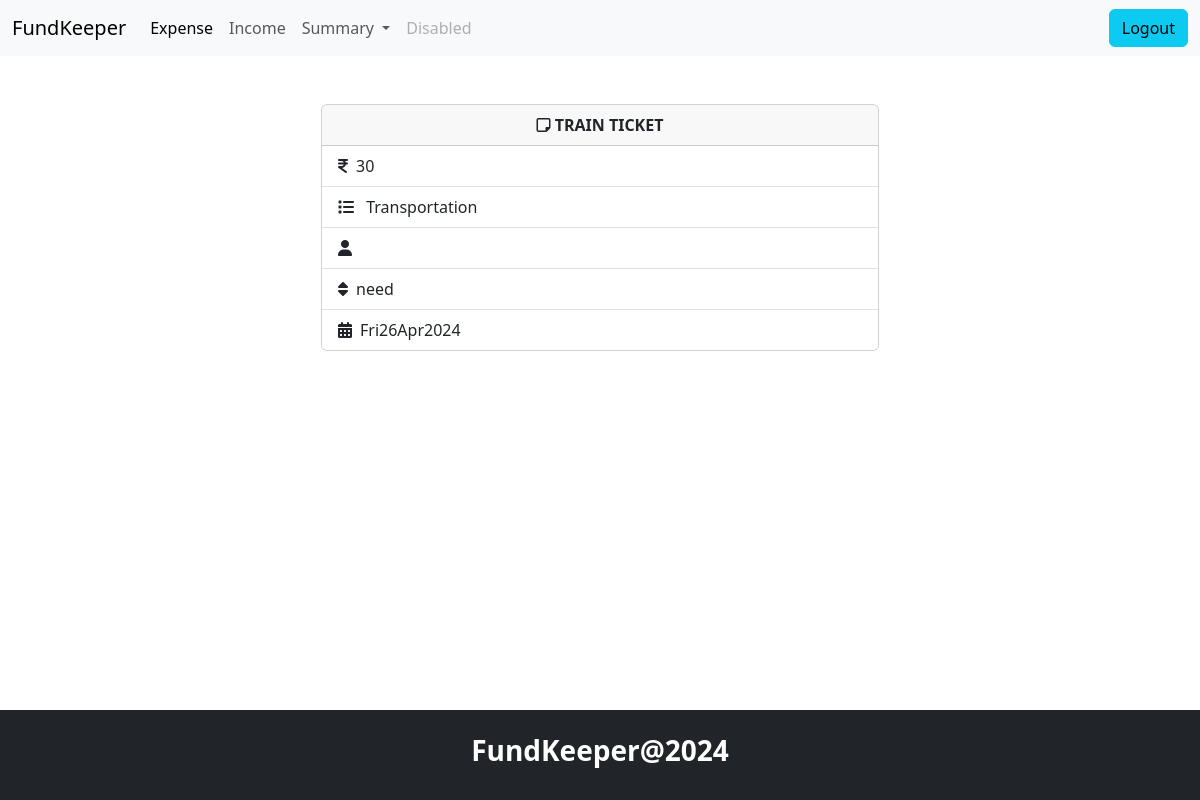
Screenshot of /expense/1/ with the database file from the repository.
### budget/models.py (models this page shows, shortened)
class Expense(models.Model):
    title=models.CharField(max_length=200)
    amount=models.PositiveIntegerField()
    expense_categories = (
        ("Housing", "Housing"),
        ("Transportation", "Transportation"),
        ("Food", "Food"),
        ("Health", "Health"),
        ("Entertainment", "Entertainment"),
        ("DebtPayments", "Debt Payments"),
        ("PersonalCare", "Personal Care"),
        ("Education", "Education"),
        ("Savings", "Savings"),
        ("Miscellaneous", "Miscellaneous")
    )
    category=models.CharField(max_length=200,choices=expense_categories,default="Miscellaneous")
    user_object=models.ForeignKey(User,on_delete=models.CASCADE)
    created_date=models.DateTimeField(auto_now_add=True)
    priority_options=(
        ("need","need"),
        ("want","want")
    )
    priority=models.CharField(max_length=200,choices=priority_options,default="need")

### budget/views.py (the view)
# urls.py: path('expense/<int:pk>/',views.ExpenseDetailView.as_view(),name='expense-detail'),
class ExpenseDetailView(View):
    def get(self,request,*args, **kwargs):
        id=kwargs.get("pk")
        qs=Expense.objects.get(id=id)
        return render(request,"expense_detail.html",{"data":qs})

### budget/templates/expense_detail.html
{%extends 'base.html'%}
{%block main_block%}
   <div class="container d-flex justify-content-center">
        <div class="card w-50 my-5">
            <div class="card-header text-center fw-bold">
                <i class="fa-regular fa-note-sticky"></i> {{data.title|upper}}
            </div>
            <ul class="list-group list-group-flush">
            <li class="list-group-item"> <i class="fa-solid fa-indian-rupee-sign me-2"></i>{{data.amount}}</li>
            <li class="list-group-item"><i class="fa-solid fa-list me-2"></i> {{data.category}}</li>
            <li class="list-group-item"><i class="fa-solid fa-user me-2"></i> {{data.owner}}</li>
            <li class="list-group-item"><i class="fa-solid fa-sort me-2"></i>{{data.priority}}</li>
            <li class="list-group-item"><i class="fa-solid fa-calendar-days me-2"></i>{{data.created_date|date:"DdMY"}}</li>
            </ul>
        </div>
    </div>
{%endblock%}

### rows the page displays
Expense: title "TRAIN TICKET", amount "30", category "Transportation", priority "need", created_date "Fri26Apr2024"
